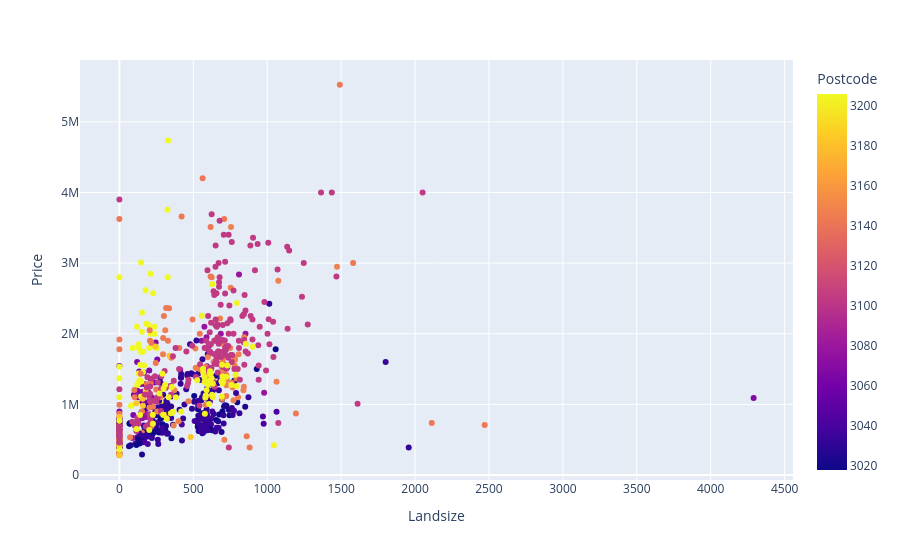

The cell this chart's notebook holds for it:
### Code cell
fig = px.scatter(melb, x="Landsize", y="Price", color='Postcode', hover_data=[melb.index])
fig.show()

### Figure 1 — Plotly figure (JSON) as saved in the notebook; plotly's stock layout.template omitted (floating-point values rounded to 4 significant figures; data arrays with more than 128 entries replaced by an {"elided": "..."} marker saying what was removed)
{"data": [{"customdata": {"elided": "999x1 int values"}, "hovertemplate": "Landsize=%{x}<br>Price=%{y}<br>index=%{customdata[0]}<br>Postcode=%{marker.color}<extra></extra>", "legendgroup": "", "marker": {"color": {"elided": "999 int values"}, "coloraxis": "coloraxis", "symbol": "circle"}, "mode": "markers", "name": "", "orientation": "v", "showlegend": false, "type": "scatter", "x": {"elided": "999 int values"}, "xaxis": "x", "y": {"elided": "999 int values"}, "yaxis": "y"}], "layout": {"coloraxis": {"colorbar": {"title": {"text": "Postcode"}}, "colorscale": [[0, "#0d0887"], [0.1111, "#46039f"], [0.2222, "#7201a8"], [0.3333, "#9c179e"], [0.4444, "#bd3786"], [0.5556, "#d8576b"], [0.6667, "#ed7953"], [0.7778, "#fb9f3a"], [0.8889, "#fdca26"], [1, "#f0f921"]]}, "legend": {"tracegroupgap": 0}, "margin": {"t": 60}, "xaxis": {"anchor": "y", "domain": [0, 1], "title": {"text": "Landsize"}}, "yaxis": {"anchor": "x", "domain": [0, 1], "title": {"text": "Price"}}}}
